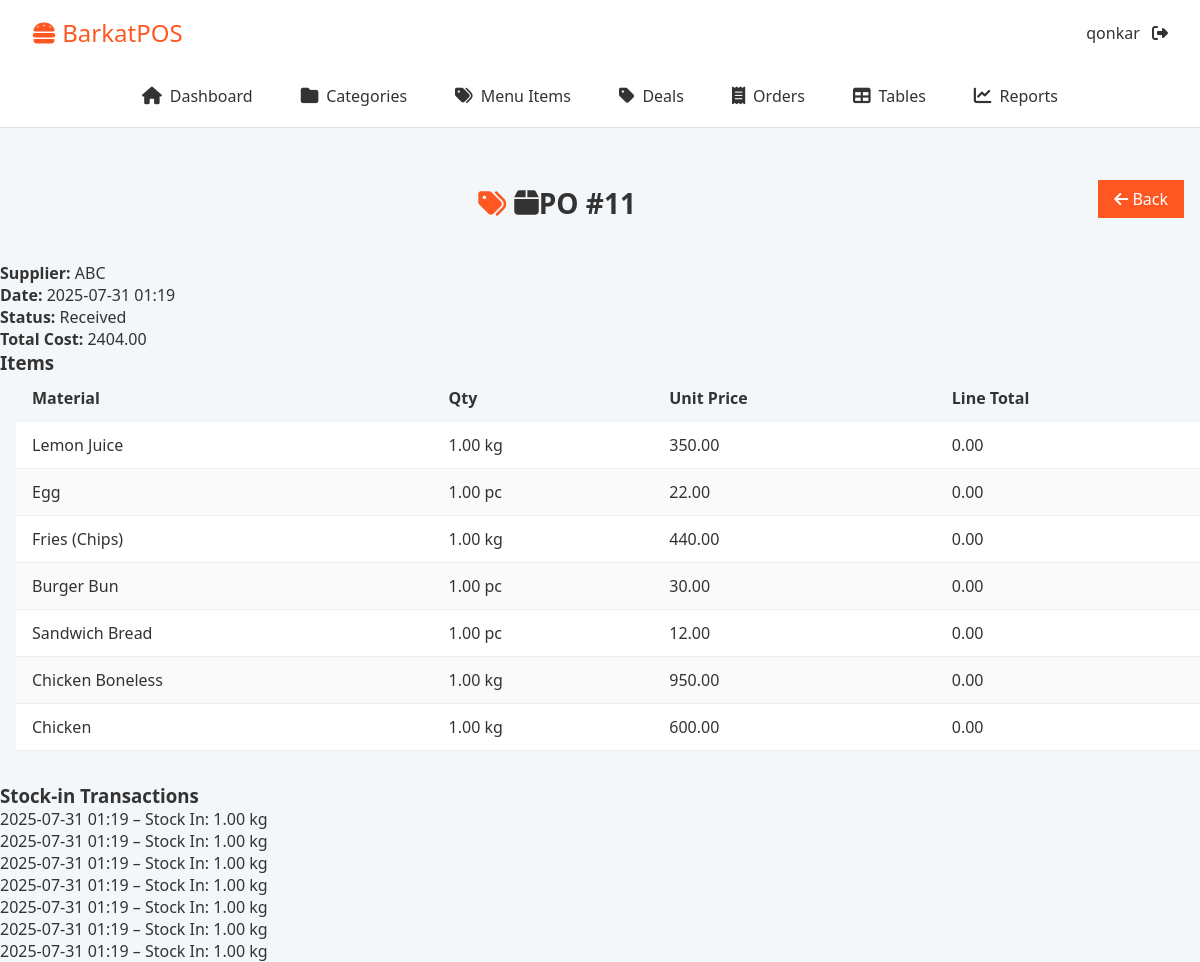
/purchase-orders/11/ (signed in), run on an earlier commit of the app's database.
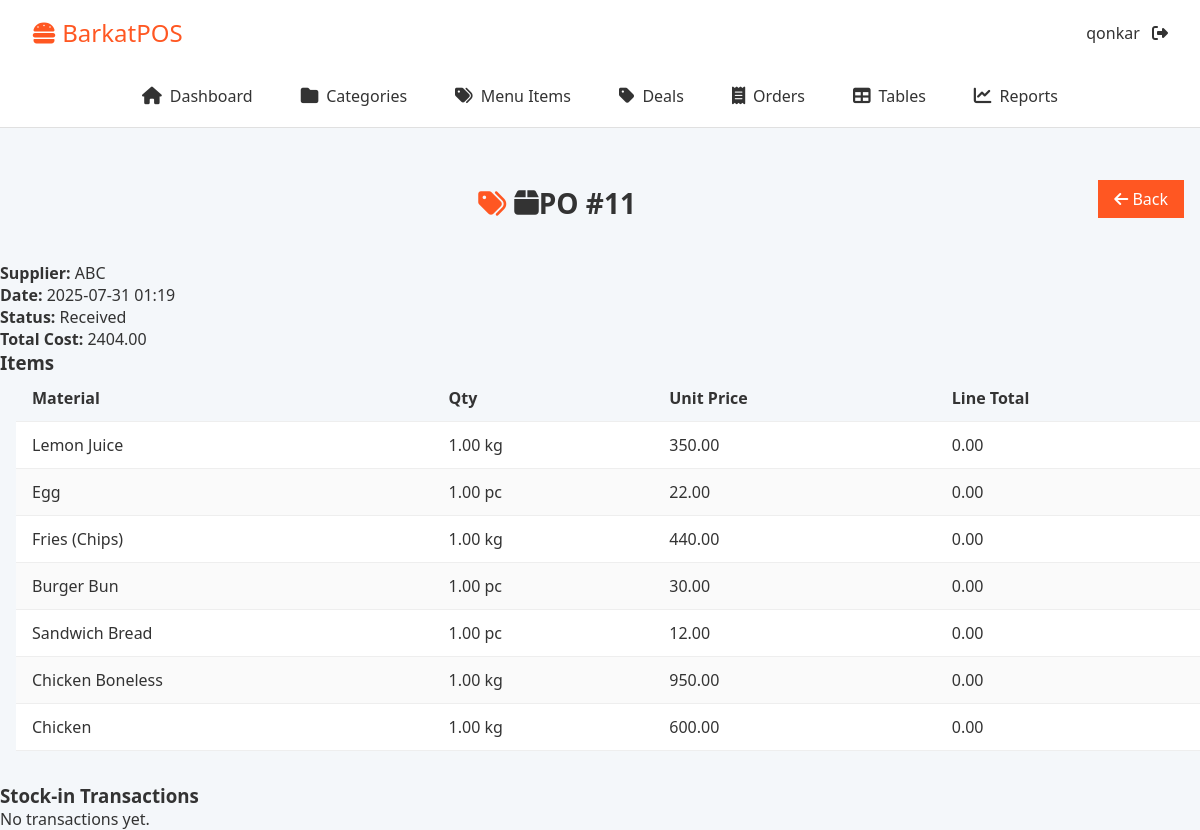
And on a later commit of the database.
### core/models.py (models this page shows, shortened)
class User(AbstractUser):
    ROLE_CHOICES = [
        ('admin', 'Admin'),
        ('cashier', 'Cashier'),
        ('kitchen', 'Kitchen'),
    ]
    role = models.CharField(max_length=20, choices=ROLE_CHOICES, default='cashier')

class PurchaseOrder(models.Model):
    supplier   = models.ForeignKey(Supplier, on_delete=models.PROTECT, related_name="purchase_orders")
    created_by = models.ForeignKey(
        settings.AUTH_USER_MODEL,
        on_delete=models.PROTECT,
        related_name="purchase_orders"
    )
    created_at  = models.DateTimeField(auto_now_add=True)
    total_cost  = models.DecimalField(max_digits=10, decimal_places=2, default=0)
    status      = models.CharField(max_length=20,
                                   choices=[('pending','Pending'),
                                            ('received','Received')],
                                   default='received')

class Supplier(models.Model):
    name = models.CharField(max_length=200, unique=True)
    contact_number = models.CharField(max_length=20, blank=True, null=True)
    email = models.EmailField(blank=True, null=True)
    address = models.TextField(blank=True, null=True)
    created_at = models.DateTimeField(auto_now_add=True)

class PurchaseOrderItem(models.Model):
    purchase_order = models.ForeignKey(PurchaseOrder, on_delete=models.CASCADE,
                                       related_name='items')
    raw_material   = models.ForeignKey(RawMaterial, on_delete=models.PROTECT)
    quantity       = models.DecimalField(max_digits=10, decimal_places=2)
    unit_price     = models.DecimalField(max_digits=10, decimal_places=2)

class RawMaterial(models.Model):
    name = models.CharField(max_length=100, unique=True)
    unit = models.CharField(max_length=50, help_text="E.g. kg, liter, pc")
    current_stock = models.DecimalField(max_digits=10, decimal_places=2, default=0)
    reorder_level = models.DecimalField(max_digits=10, decimal_places=2, default=0)
    supplier = models.ForeignKey(Supplier, on_delete=models.PROTECT, related_name="materials")
    created_at = models.DateTimeField(auto_now_add=True)

class InventoryTransaction(models.Model):
    TRANSACTION_TYPES = [
        ('in', 'Stock In'),
        ('out','Stock Out'),
        ('return','Stock Return'),
    ]
    raw_material        = models.ForeignKey(RawMaterial, on_delete=models.CASCADE,
                                            related_name='transactions', null=True, blank=True)
    transaction_type    = models.CharField(max_length=6, choices=TRANSACTION_TYPES)
    quantity            = models.DecimalField(max_digits=10, decimal_places=2)
    timestamp           = models.DateTimeField(auto_now_add=True)
    notes               = models.TextField(blank=True)
    purchase_order_item = models.ForeignKey(PurchaseOrderItem,
                                            on_delete=models.SET_NULL,
                                            null=True, blank=True)
    order_item          = models.ForeignKey(OrderItem,
                                            on_delete=models.SET_NULL,
                                            null=True, blank=True)

### core/views.py (the view)
# urls.py: path('purchase-orders/<int:pk>/', PurchaseOrderDetailView.as_view(), name='purchase_order_detail'),
class PurchaseOrderDetailView(LoginRequiredMixin, DetailView):
    model = PurchaseOrder
    template_name = 'purchase_orders/purchaseorder_detail.html'
    context_object_name = 'order'
    def get_context_data(self, **kwargs):
        ctx = super().get_context_data(**kwargs)
        ctx['transactions'] = InventoryTransaction.objects.filter(
            purchase_order_item__purchase_order=self.object
        ).order_by('-timestamp')
        return ctx

### core/templates/purchase_orders/purchaseorder_detail.html (shortened to what this page needs)
{% extends 'base.html' %}
{% block content %}
<div class="page-header">
  <h1><i class="fa fa-box"></i> PO #{{ order.id }}</h1>
  <a href="{% url 'purchase_order_list' %}" class="btn"><i class="fa fa-arrow-left"></i> Back</a>
</div>
<p><strong>Supplier:</strong> {{ order.supplier.name }}</p>
<p><strong>Date:</strong> {{ order.created_at|date:"Y-m-d H:i" }}</p>
<p><strong>Status:</strong> {{ order.get_status_display }}</p>
<p><strong>Total Cost:</strong> {{ order.total_cost }}</p>
<h3>Items</h3>
<table class="table">
  <thead><tr>
    <th>Material</th><th>Qty</th><th>Unit Price</th><th>Line Total</th>
  </tr></thead>
  <tbody>
    {% for pi in order.items.all %}
    <tr>
      <td>{{ pi.raw_material.name }}</td>
      <td>{{ pi.quantity }} {{ pi.raw_material.unit }}</td>
      <td>{{ pi.unit_price }}</td>
      <td>{{ pi.quantity|floatformat:2|add:"0.00"|floatformat:2|floatformat:2|floatformat:2|add:"0.00"|floatformat:2 }}</td>
    </tr>
    {% endfor %}
  </tbody>
</table>
<h3>Stock‑in Transactions</h3>
<ul>
  {% for tx in transactions %}
    <li>
      {{ tx.timestamp|date:"Y-m-d H:i" }} –
      {{ tx.get_transaction_type_display }}: {{ tx.quantity }} {{ order.items.first.raw_material.unit }}
    </li>
  {% empty %}
    <li>No transactions yet.</li>
  {% endfor %}
</ul>
{% endblock %}

### core/templates/base.html (shortened to what this page needs)
{% load static %}
<html lang="en">
  <head>
    <link rel="stylesheet" href="https://cdnjs.cloudflare.com/ajax/libs/font-awesome/6.4.0/css/all.min.css" />
    <link rel="stylesheet" href="{% static 'css/categories.css' %}" />
    <link rel="stylesheet" href="{% static 'css/menu_item.css' %}" />
    <link rel="stylesheet" href="{% static 'css/reports.css' %}" />
  </head>
  <body>
    <header class="topbar">
      <div class="logo"><i class="fa fa-hamburger"></i> BarkatPOS</div>
      <div class="user-menu">
        <span>{{ request.user.username }}</span>
        <a href="{% url 'logout' %}"><i class="fa fa-sign-out-alt"></i></a>
      </div>
    </header>
    <nav class="main-nav">
      <a href="{% url 'dashboard' %}" class="{% if request.resolver_match.url_name == 'dashboard' %}active{% endif %}"> <i class="fa fa-home"></i> Dashboard </a>
      <a href="{% url 'category_list' %}" class="{% if request.resolver_match.url_name == 'category_list' %}active{% endif %}"> <i class="fa fa-folder"></i> Categories </a>
      <a href="{% url 'menuitem_list' %}" class="{% if request.resolver_match.url_name == 'menuitem_list' %}active{% endif %}"> <i class="fa fa-tags"></i> Menu Items </a>
      <a href="{% url 'deal_list' %}" class="{% if request.resolver_match.url_name == 'deal_list' %}active{% endif %}"> <i class="fa fa-tag"></i> Deals </a>
      <a href="{% url 'order_list' %}" class="{% if request.resolver_match.url_name == 'order_list' %}active{% endif %}"> <i class="fa fa-receipt"></i> Orders </a>
      <a href="/tables/" class="{% if request.resolver_match.url_name == 'table_list' %}active{% endif %}"> <i class="fa fa-table"></i> Tables </a>
      <a href="/reports/" class="{% if request.resolver_match.url_name == 'reports' %}active{% endif %}"> <i class="fa fa-chart-line"></i> Reports </a>
    </nav>
    <main>{% block content %}{% endblock %}</main>
  </body>
</html>

### core/static/css/categories.css (style rules this page uses)
.page-header { display: flex; justify-content: space-between; align-items: center; margin: var(--space-xl) var(--space-md) var(--space-lg); }
.page-header h1 { font-size: 1.75rem; color: var(--color-text); }
.page-header .btn { background: var(--color-primary); color: #fff; padding: var(--space-xs) var(--space-md); border-radius: var(--radius-sm); font-size: var(--font-size-base); transition: background .3s; }
.table { width: 100%; border-collapse: collapse; margin: 0 var(--space-md) var(--space-xl); background: #fff; box-shadow: var(--shadow-sm); }
.table th, .table td { padding: var(--space-sm) var(--space-md); text-align: left; border-bottom: 1px solid #eee; }
.table th { background: var(--color-bg); font-weight: 600; }
.table tbody tr:nth-child(even) { background: #fafafa; }
h1 { font-size: 1.75rem; color: var(--color-text); max-width: 600px; margin: var(--space-lg) auto var(--space-md); display: flex; align-items: center; }
h1::before { content: "\f07b"; font-family: "Font Awesome 5 Free"; font-weight: 900; margin-right: var(--space-xs); color: var(--color-primary); }

### core/static/css/menu_item.css (style rules this page uses)
h1 { font-size: 1.75rem; color: var(--color-text); max-width: 600px; margin: var(--space-lg) auto var(--space-md); display: flex; align-items: center; }
h1::before { content: "\f02c"; font-family: "Font Awesome 5 Free"; font-weight: 900; margin-right: var(--space-xs); color: var(--color-primary); }

### core/static/css/reports.css (style rules this page uses)
.table { width: 100%; border-collapse: collapse; }
.table th, .table td { padding: var(--space-sm) var(--space-md); border-bottom: 1px solid #eee; }

### core/templates/base.html (style rules this page uses)
:root { --color-primary: #ff5722; --color-primary-dark: #e64a19; --color-bg: #f4f7fa; --color-text: #333; --color-success-bg: #e6ffed; --color-success-border: #27ae60; --color-success-text: #27ae60; --color-error-bg: #ffe6e6; --color-error-border: #e74c3c; --color-error-text: #e74c3c; --space-xxs: 0.25rem; --space-xs: 0.5rem; --space-sm: 0.75rem; --space-md: 1rem; --space-lg: 1.5rem; --space-xl: 2rem; --font-family: "Segoe UI", sans-serif; --font-size-base: 1rem; --font-size-sm: 0.875rem; --border-radius-sm: 0.25rem; --border-radius: 0.5rem; --border-radius-lg: 0.75rem; --box-shadow-sm: 0 2px 5px rgba(0, 0, 0, 0.05); --box-shadow-md: 0 2px 10px rgba(0, 0, 0, 0.1); --box-shadow-lg: 0 4px 20px rgba(0, 0, 0, 0.1); }
* { margin: 0; padding: 0; box-sizing: border-box; }
body { font-family: var(--font-family); background: var(--color-bg); color: var(--color-text); height: 100dvh; }
a { text-decoration: none; color: inherit; }
.topbar { background: #fff; padding: var(--space-md) var(--space-xl); display: flex; justify-content: space-between; align-items: center; box-shadow: var(--box-shadow-sm); }
.topbar .logo { font-size: 1.5rem; color: var(--color-primary); }
.topbar .user-menu a { margin-left: var(--space-xs); }
.main-nav { background: #fff; display: flex; justify-content: center; gap: var(--space-lg); padding: var(--space-sm) 0; box-shadow: var(--shadow-sm); border-bottom: 1px solid #e0e0e0; }
.main-nav a { display: inline-flex; align-items: center; font-size: var(--font-size-base); color: var(--color-text); padding: var(--space-xs) var(--space-sm); border-radius: var(--radius-sm); transition: background 0.2s, color 0.2s; }
.main-nav a i { margin-right: var(--space-xs); font-size: 1.1rem; }

What changed in the data, as far as the page shows it:
removed InventoryTransaction: timestamp "2025-07-31 01:19", transaction_type "Stock In", quantity "1.00", {{ order.items.first.raw_material.unit }} "kg"
removed InventoryTransaction: timestamp "2025-07-31 01:19", transaction_type "Stock In", quantity "1.00", {{ order.items.first.raw_material.unit }} "kg"
removed InventoryTransaction: timestamp "2025-07-31 01:19", transaction_type "Stock In", quantity "1.00", {{ order.items.first.raw_material.unit }} "kg"
removed InventoryTransaction: timestamp "2025-07-31 01:19", transaction_type "Stock In", quantity "1.00", {{ order.items.first.raw_material.unit }} "kg"
removed InventoryTransaction: timestamp "2025-07-31 01:19", transaction_type "Stock In", quantity "1.00", {{ order.items.first.raw_material.unit }} "kg"
removed InventoryTransaction: timestamp "2025-07-31 01:19", transaction_type "Stock In", quantity "1.00", {{ order.items.first.raw_material.unit }} "kg"
removed InventoryTransaction: timestamp "2025-07-31 01:19", transaction_type "Stock In", quantity "1.00", {{ order.items.first.raw_material.unit }} "kg"
Also different on the page:
text now shown: "No transactions yet."
